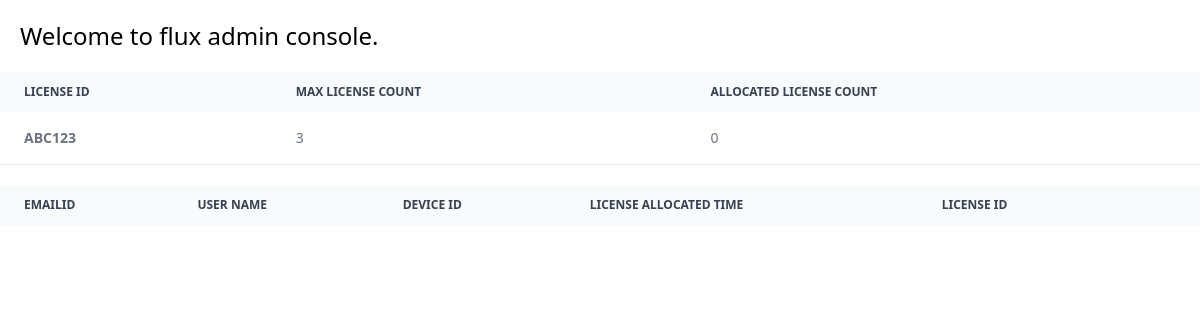
The page /flux/admin_console on the database its author committed.
### flux/models.py (models this page shows, shortened)
class Offer(models.Model):
    license_id = models.CharField(max_length=500)
    max_license_count = models.IntegerField()
    active_license_count = models.IntegerField(default=0)

### flux/views.py (the view)
# urls.py: path("admin_console",views.get_admin_console,name="admin_console"),
def get_admin_console(request):
	licenses = License.objects.all()
	offers = Offer.objects.all()
	return render(request,"flux/admin_console.html",context={'licenses': licenses, 'offers' : offers})

### flux/templates/flux/admin_console.html (shortened to what this page needs)
<!DOCTYPE html>
<html lang="en">
<head>
    <script src="https://cdn.tailwindcss.com"></script>
</head>
<body>
    <h1 class="m-5 text-2xl">Welcome to flux admin console.</h1>
    <div class="relative overflow-x-auto mb-4">
        <table class="w-full text-sm text-left text-gray-500 dark:text-gray-400">
            <thead class="text-xs text-gray-700 uppercase bg-gray-50 dark:bg-gray-700 dark:text-gray-400">
                <tr>
                    <th scope="col" class="px-6 py-3">License ID</th>
                    <th scope="col" class="px-6 py-3">Max license count</th>
                    <th scope="col" class="px-6 py-3">Allocated license count</th>
                </tr>
            </thead>
            <tbody>
                {% for offer in offers %}
                <tr class="bg-white border-b dark:bg-gray-800 dark:border-gray-700">
                    <th class="px-6 py-4" onclick="filterLicenses(this.innerText)"> {{offer.license_id}} </td>
                    <td class="px-6 py-4"> {{offer.max_license_count}}</td>
                    <td class="px-6 py-4"> {{offer.active_license_count}} </td>
                </tr>
                {% endfor %}
            </tbody>
        </table>
    </div>
    <div class="relative overflow-x-auto mt-5">
        <table class="w-full text-sm text-left text-gray-500 dark:text-gray-400" id="active_license_table">
            <thead class="text-xs text-gray-700 uppercase bg-gray-50 dark:bg-gray-700 dark:text-gray-400">
                <tr>
                    <th scope="col" class="px-6 py-3">EmailID</th>
                    <th scope="col" class="px-6 py-3">User Name</th>
                    <th scope="col" class="px-6 py-3">Device ID</th>
                    <th scope="col" class="px-6 py-3">License Allocated time</th>
                    <th scope="col" class="px-6 py-3">License ID</th>
                    <th scope="col" class="px-6 py-3"></th>
                </tr>
            </thead>
        </table>
    </div>
</body>
</html>

### rows shown on the page
Offer: license_id "ABC123", max_license_count "3", active_license_count "0"
